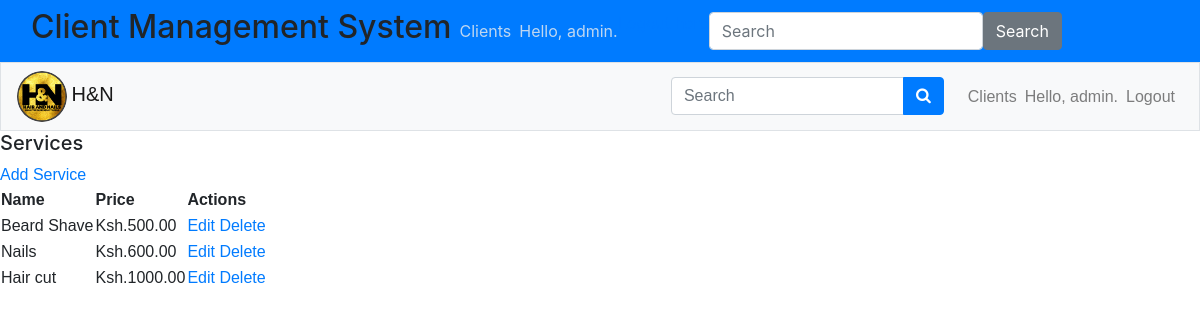
/services/all/ (signed in), run on the app's committed database.
### services/models.py (models this page shows, shortened)
class Service(models.Model):
    name = models.CharField(max_length=200)
    price = models.DecimalField(max_digits=10, decimal_places=2)
    description = models.TextField(blank=True, null=True)
    duration = models.DurationField(blank=True, null=True)

### services/views.py (the view)
# urls.py: path('all/', views.service_list, name='service_list'),
@login_required
def service_list(request):
    services = Service.objects.all()
    context = {'services': services}
    return render(request, 'services/service_list.html', context)

### services/templates/services/service_list.html (shortened to what this page needs)
<!DOCTYPE html>
<html>
<head>
    {% extends 'users/base.html' %}
{% block header %}
<h5>Services</h5>
{% endblock header %}
{% block content %}
    <a href="{% url 'services:add_service' %}">Add Service</a>
    <table>
        <thead>
            <tr>
                <th>Name</th>
                <th>Price</th>
                <th>Actions</th>
            </tr>
        </thead>
        <tbody>
            {% for service in services %}
                <tr>
                    <td>{{ service.name }}</td>
                    <td>Ksh.{{ service.price }}</td>
                    <td>
                        <a href="{% url 'services:edit_service' service.id %}">Edit</a>
                        <a href="{% url 'services:delete_service' service.id %}">Delete</a>
                    </td>
                </tr>
            {% endfor %}
        </tbody>
    </table>
{% endblock content %}

### users/templates/users/base.html (shortened to what this page needs)
<!DOCTYPE html>
<html lang="en">
<head>
    {% load static %}
        <link rel="stylesheet" href="{% static 'HN_vms/css/base.css' %}">
        <link rel="stylesheet" href="{% static 'HN_vms/css/login.css' %}">
        <link rel="stylesheet" href="{% static 'HN_vms/css/index.css' %}">
        <link rel="stylesheet" href="{% static 'HN_vms/css/register_client.css' %}">
        <link rel="stylesheet" href="{% static 'HN_vms/css/search.css' %}">
        <link rel="stylesheet" href="{% static 'HN_vms/css/base.css' %}">
            <link rel="stylesheet" href="https://cdn.jsdelivr.net/npm/bootstrap@4.3.1/dist/css/bootstrap.min.css">
            <link rel="stylesheet" href="https://cdnjs.cloudflare.com/ajax/libs/font-awesome/4.7.0/css/font-awesome.min.css">
        <link rel='stylesheet' href='https://cdn.jsdelivr.net/npm/fullcalendar@5/main.min.css'>
        <link rel='stylesheet' href='https://cdn.jsdelivr.net/npm/fullcalendar@5/main.min.css'>
</head>
<body>
  <nav class="navbar navbar-expand-lg bg-primary" data-bs-theme="dark">
    <div class="container-fluid">
    <h2> Client Management System</h2>
    <div class="collapse navbar-collapse" id="navbarColor01">
        <ul class="navbar-nav me-auto">
          <li class="nav-item">
            <a class="nav-link" href="{% url 'users:client_list' %}">Clients</a>
          </li>
          {% if user.is_authenticated %}
            <li class="nav-item">
              <span class="navbar-text">Hello, {{ user.username }}.</span>
            </li>
            <li class="nav-item">
              <a href="{% url 'users:logout' %}">Logout here</a>
            </li>
          {% else %}
            <li class="nav-item">
              <a class="nav-link" href="{% url 'users:login' %}">Log in</a></li>
          {% endif %}
    </ul>
        <form class="d-flex">
          <input class="form-control me-sm-2" type="search" placeholder="Search">
          <button class="btn btn-secondary my-2 my-sm-0" type="submit">Search</button>
        </form>
    </div>
    </div>
</nav>
  <div class="nav_bar">
    <nav class="navbar navbar-expand-md navbar-light bg-light border">
        <div class="header_logo">
          <img src="{% static 'HN_vms/images/HN_Logo.png' %}" alt="" class="fa-2x">
        <a style="font-family: 'Rubik',sans-serif;" class="navbar-brand" href="{% url 'users:index' %}">
          H&N
        </a>
      </div>
        <div style="font-family: 'Rubik',sans-serif;" class="collapse navbar-collapse" id="navbarCollapse">
            <ul class="navbar-nav ml-auto">
                  <form action="{% url 'users:search' %}" method="get">
                    <li class="navbar-item mr-3 my-auto">
                    <div class="input-group">
                      <input class="form-control" name="query" type="text" placeholder="Search">
                      <div class="input-group-append">
                        <button type="submit" class="btn btn-primary">
                          <i class="fa fa-search"></i>
                        </button>
                      </div>
                    </div>
                    </li>
                  </form>
                  <li class="nav-item">
                    <a class="nav-link" href="{% url 'users:client_list' %}">Clients</a>
                  </li>
                  {% if user.is_authenticated %}
                    <li class="nav-item">
                      <span class="navbar-text">Hello, {{ user.username }}.</span>
                    </li>
                    <li class="nav-item">
                      <a class="nav-link" href="{% url 'users:logout' %}">Logout</i></a>
                    </li>
                  {% else %}
                    <li class="nav-item">
                      <a class="nav-link" href="{% url 'users:login' %}">Log in</a></li>
                  {% endif %}
            </ul>
        </div>
    </nav>
</div>
<main>
    <div>
      {% block header %}{% endblock header %}
    </div>
    <div style="font-family: 'Rubik',sans-serif;">
        {% block content %}{% endblock content %}
    </div>
</main>
</body>
</html>

### static/HN_vms/css/base.css (style rules this page uses)
body { max-width: 100vw; max-height: 100vh; color: #ffff; font-family: century 'Franklin Gothic Medium', 'Arial Narrow', Arial, sans-serif; }
:root { --main-color: #F3781C; --hover-color: hsl(37, 94%, 57%); --body-color: black; --container-color: #2d2e37; --text-color: #fcfeff; --background-color: rgba(245, 237, 237, 0.445); --theme-color: #1e1e1e; --secondary-color: orange; --light-body: #272626; --app-fab-color: hsla(0,0%,100%,0.6); --app-fab-background-color: rgba(30,30,30,0.72); --app-fab-border-color: hsla(0,0%,100%,0.04); --color-primary: hsla(0,0%,93.3%,0.8); --color-secondary: hsla(0,0%,100%,0.2); --background: #121212; --background-gradient: linear-gradient(180deg,#121212,#252525 25%,#252525 50%,#252525 75%,#121212); --shadow-gradient: linear-gradient(90deg,rgba(18,18,18,0.8),rgba(18,18,18,0)); --hover-background: hsla(0,0%,100%,0.06); }

### static/HN_vms/css/login.css (style rules this page uses)
body { width: 100vw; height: 100vh; color: #ffff; }
.header_logo img { width: 50px; height: auto; margin: auto; border-radius: 50%; }

### static/HN_vms/css/index.css (style rules this page uses)
body { background-color: rgb(245, 245, 82); }
:root { --main-color: #F3781C; --hover-color: hsl(37, 94%, 57%); --body-color: black; --container-color: #2d2e37; --text-color: #fcfeff; --background-color: rgba(245, 237, 237, 0.445); --theme-color: #1e1e1e; --secondary-color: orange; --light-body: #272626; --app-fab-color: hsla(0,0%,100%,0.6); --app-fab-background-color: rgba(30,30,30,0.72); --app-fab-border-color: hsla(0,0%,100%,0.04); --color-primary: hsla(0,0%,93.3%,0.8); --color-secondary: hsla(0,0%,100%,0.2); --background: #121212; --background-gradient: linear-gradient(180deg,#121212,#252525 25%,#252525 50%,#252525 75%,#121212); --shadow-gradient: linear-gradient(90deg,rgba(18,18,18,0.8),rgba(18,18,18,0)); --hover-background: hsla(0,0%,100%,0.06); }
.nav-item span { font-size: medium; color: var(--color-primary); }
.nav-link { color: var(--color-primary); }

### static/HN_vms/css/register_client.css (style rules this page uses)
input { background-color: white; outline: none; box-sizing: border-box; border-radius: 10px; border: 1px solid silver; margin-left: 50px; align-items: start; width: 100%; }
@media only screen and (min-width: 768px) { input, select, button { margin-left: 20px; } }
@media only screen and (min-width: 992px) { input, select, button { margin-left: 30px; } }

### data on the page
Service: name "Beard Shave", price "500.00"
Service: name "Nails", price "600.00"
Service: name "Hair cut", price "1000.00"

### other printed values
{{ user.username }} "admin"
